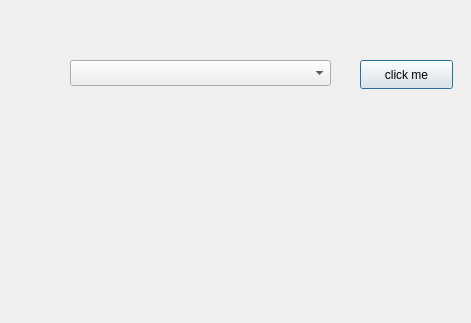
<?xml version="1.0" encoding="UTF-8"?>
<ui version="4.0">
 <class>Dialog</class>
 <widget class="QDialog" name="Dialog">
  <property name="geometry">
   <rect>
    <x>0</x>
    <y>0</y>
    <width>471</width>
    <height>323</height>
   </rect>
  </property>
  <property name="windowTitle">
   <string>Dialog</string>
  </property>
  <widget class="QComboBox" name="comboBox">
   <property name="geometry">
    <rect>
     <x>70</x>
     <y>60</y>
     <width>261</width>
     <height>26</height>
    </rect>
   </property>
  </widget>
  <widget class="QPushButton" name="pushButton">
   <property name="geometry">
    <rect>
     <x>360</x>
     <y>60</y>
     <width>93</width>
     <height>29</height>
    </rect>
   </property>
   <property name="text">
    <string>click me</string>
   </property>
  </widget>
 </widget>
 <resources/>
 <connections/>
</ui>
